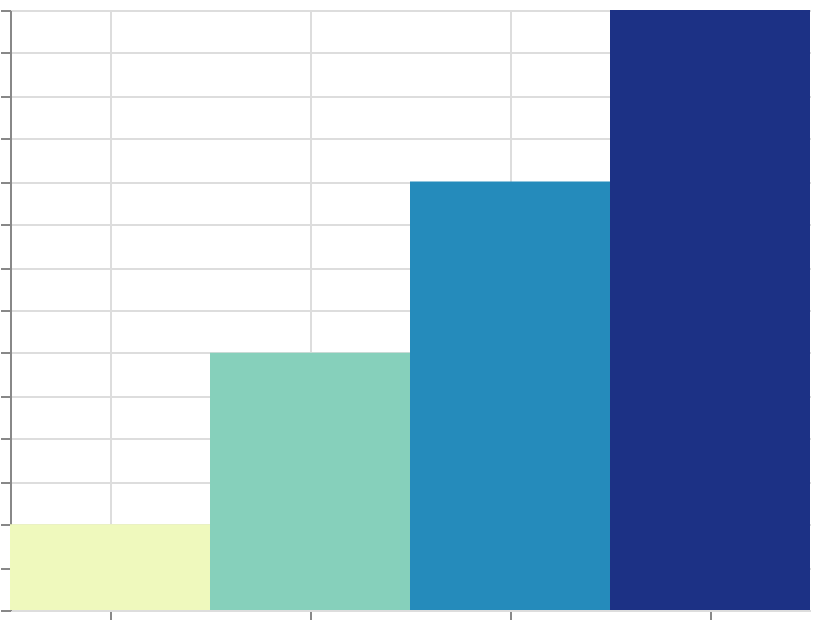

Vega-Lite specification stored for this chart:
### Vega specification from a JSON file in a GitHub repository (floating-point values rounded to 4 significant figures)
{"$schema": "https://vega.github.io/schema/vega/v6.json", "width": 400, "height": 300, "padding": 5, "autosize": "none", "data": [{"name": "table", "values": [{"cat": "A", "val": 10}, {"cat": "B", "val": 30}, {"cat": "C", "val": 50}, {"cat": "D", "val": 70}]}], "scales": [{"name": "x", "type": "band", "domain": {"data": "table", "field": "cat", "sort": true}, "range": "width"}, {"name": "y", "type": "linear", "domain": {"data": "table", "field": "val"}, "range": [{"signal": "height"}, 0], "zero": true, "nice": true}, {"name": "color", "type": "linear", "domain": {"data": "table", "field": "val"}, "range": {"scheme": "yellowgreenblue"}}], "marks": [{"type": "rect", "from": {"data": "table"}, "encode": {"update": {"x": {"scale": "x", "field": "cat"}, "width": {"scale": "x", "band": 1}, "y": {"scale": "y", "field": "val"}, "y2": {"scale": "y", "value": 0}, "fill": {"scale": "color", "field": "val"}}}}], "axes": [{"scale": "x", "orient": "bottom", "grid": true, "labels": false}, {"scale": "y", "orient": "left", "grid": true, "labels": false}], "legends": [{"fill": "color"}]}
